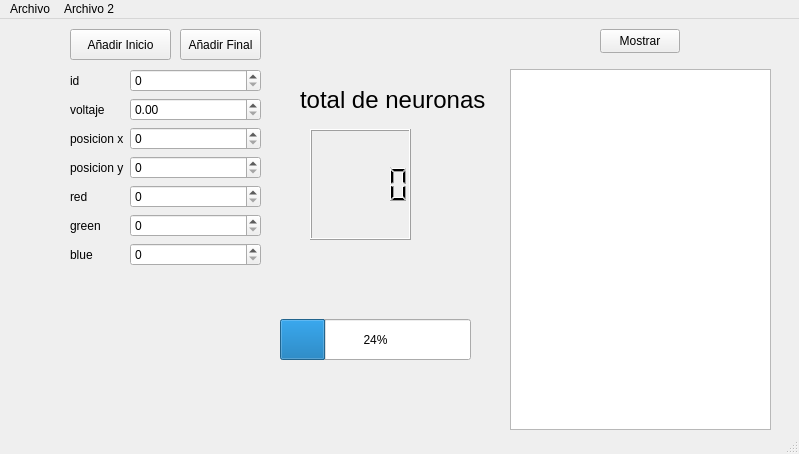
<?xml version="1.0" encoding="UTF-8"?>
<ui version="4.0">
 <class>MainWindow</class>
 <widget class="QMainWindow" name="MainWindow">
  <property name="geometry">
   <rect>
    <x>0</x>
    <y>0</y>
    <width>799</width>
    <height>454</height>
   </rect>
  </property>
  <property name="windowTitle">
   <string>MainWindow</string>
  </property>
  <widget class="QWidget" name="centralwidget">
   <widget class="QPushButton" name="pushButton">
    <property name="geometry">
     <rect>
      <x>70</x>
      <y>10</y>
      <width>101</width>
      <height>31</height>
     </rect>
    </property>
    <property name="text">
     <string>Añadir Inicio</string>
    </property>
   </widget>
   <widget class="QLabel" name="label_8">
    <property name="geometry">
     <rect>
      <x>300</x>
      <y>50</y>
      <width>191</width>
      <height>61</height>
     </rect>
    </property>
    <property name="font">
     <font>
      <family>Segoe UI</family>
      <pointsize>18</pointsize>
      <italic>false</italic>
      <bold>false</bold>
     </font>
    </property>
    <property name="text">
     <string>total de neuronas</string>
    </property>
   </widget>
   <widget class="QLCDNumber" name="lcdNumber">
    <property name="geometry">
     <rect>
      <x>310</x>
      <y>110</y>
      <width>101</width>
      <height>111</height>
     </rect>
    </property>
   </widget>
   <widget class="QWidget" name="formLayoutWidget">
    <property name="geometry">
     <rect>
      <x>70</x>
      <y>50</y>
      <width>191</width>
      <height>528</height>
     </rect>
    </property>
    <layout class="QFormLayout" name="formLayout">
     <item row="0" column="0">
      <widget class="QLabel" name="label">
       <property name="text">
        <string>id</string>
       </property>
      </widget>
     </item>
     <item row="1" column="0">
      <widget class="QLabel" name="label_2">
       <property name="text">
        <string>voltaje</string>
       </property>
      </widget>
     </item>
     <item row="2" column="0">
      <widget class="QLabel" name="label_3">
       <property name="text">
        <string>posicion x</string>
       </property>
      </widget>
     </item>
     <item row="3" column="0">
      <widget class="QLabel" name="label_4">
       <property name="text">
        <string>posicion y</string>
       </property>
      </widget>
     </item>
     <item row="4" column="0">
      <widget class="QLabel" name="label_5">
       <property name="text">
        <string>red</string>
       </property>
      </widget>
     </item>
     <item row="5" column="0">
      <widget class="QLabel" name="label_6">
       <property name="text">
        <string>green</string>
       </property>
      </widget>
     </item>
     <item row="6" column="0">
      <widget class="QLabel" name="label_7">
       <property name="text">
        <string>blue</string>
       </property>
      </widget>
     </item>
     <item row="0" column="1">
      <widget class="QSpinBox" name="spinBox"/>
     </item>
     <item row="1" column="1">
      <widget class="QDoubleSpinBox" name="doubleSpinBox"/>
     </item>
     <item row="2" column="1">
      <widget class="QSpinBox" name="spinBox_2"/>
     </item>
     <item row="3" column="1">
      <widget class="QSpinBox" name="spinBox_3"/>
     </item>
     <item row="4" column="1">
      <widget class="QSpinBox" name="spinBox_4"/>
     </item>
     <item row="5" column="1">
      <widget class="QSpinBox" name="spinBox_5"/>
     </item>
     <item row="6" column="1">
      <widget class="QSpinBox" name="spinBox_6"/>
     </item>
    </layout>
   </widget>
   <widget class="QProgressBar" name="progressBar">
    <property name="geometry">
     <rect>
      <x>280</x>
      <y>300</y>
      <width>191</width>
      <height>41</height>
     </rect>
    </property>
    <property name="value">
     <number>24</number>
    </property>
   </widget>
   <widget class="QPlainTextEdit" name="plainTextEdit">
    <property name="geometry">
     <rect>
      <x>510</x>
      <y>50</y>
      <width>261</width>
      <height>361</height>
     </rect>
    </property>
   </widget>
   <widget class="QPushButton" name="pushButton_2">
    <property name="geometry">
     <rect>
      <x>600</x>
      <y>10</y>
      <width>80</width>
      <height>24</height>
     </rect>
    </property>
    <property name="text">
     <string>Mostrar</string>
    </property>
   </widget>
   <widget class="QPushButton" name="pushButton_3">
    <property name="geometry">
     <rect>
      <x>180</x>
      <y>10</y>
      <width>81</width>
      <height>31</height>
     </rect>
    </property>
    <property name="text">
     <string>Añadir Final</string>
    </property>
   </widget>
  </widget>
  <widget class="QMenuBar" name="menubar">
   <property name="geometry">
    <rect>
     <x>0</x>
     <y>0</y>
     <width>799</width>
     <height>21</height>
    </rect>
   </property>
   <widget class="QMenu" name="menuArchivo">
    <property name="title">
     <string>Archivo</string>
    </property>
    <addaction name="actionAbrir_archivo"/>
   </widget>
   <widget class="QMenu" name="menuArchivo_2">
    <property name="title">
     <string>Archivo 2</string>
    </property>
    <addaction name="actionGuardar_2"/>
   </widget>
   <addaction name="menuArchivo"/>
   <addaction name="menuArchivo_2"/>
  </widget>
  <widget class="QStatusBar" name="statusbar"/>
  <action name="actionAbrir_archivo">
   <property name="text">
    <string>Abrir</string>
   </property>
  </action>
  <action name="actionGuardar">
   <property name="text">
    <string>Guardar</string>
   </property>
  </action>
  <action name="actionGuardar_2">
   <property name="text">
    <string>Guardar</string>
   </property>
  </action>
 </widget>
 <resources/>
 <connections/>
</ui>
